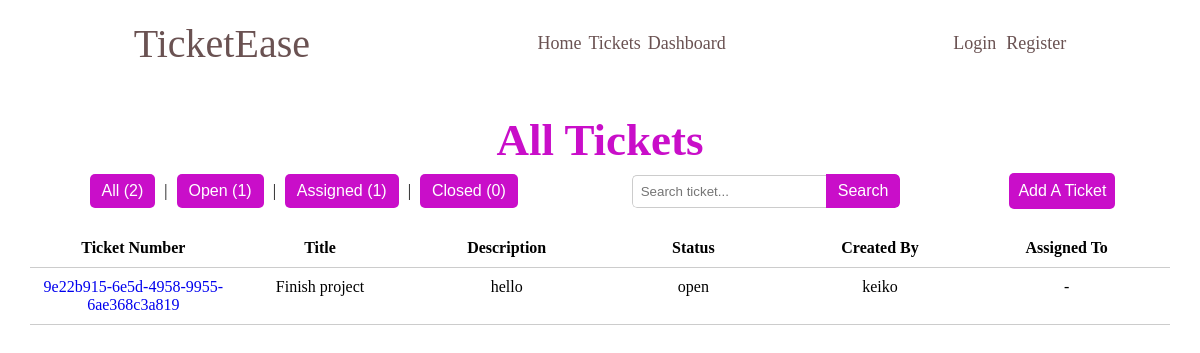
Page /tickets/?status=open on the committed database.
### tickets/models.py (models this page shows, shortened)
class Ticket(models.Model):
    STATUS = (
        ('open', 'open'),
        ('assigned', 'assigned'),
        ('closed', 'closed'),
    )
    ticket_id = models.UUIDField(default=uuid.uuid4)
    slug = models.SlugField(unique=True)
    title = models.CharField(max_length=100)
    description = models.TextField()
    status = models.CharField(max_length=100, choices=STATUS, default='open')
    attachments = models.ImageField(null=True, blank=True, upload_to='attachments/')
    created_by = models.ForeignKey(CustomUser, on_delete=models.SET_NULL, null=True, related_name='created_by')
    assigned_to = models.ForeignKey(CustomUser, on_delete=models.SET_NULL, null=True, blank=True, related_name='assigned_to')
    accepted_on = models.DateTimeField(null=True, blank=True)
    closed_on = models.DateTimeField(null=True, blank=True)
    updated_on = models.DateTimeField(auto_now=True)
    created_on = models.DateTimeField(auto_now_add=True)

### accounts/models.py (models this page shows)
class CustomUser(AbstractUser):
    USER_TYPE = (
        ('client', 'client'),
        ('engineer', 'engineer'),
    )
    email = models.EmailField()
    bio = models.TextField()
    user_type = models.CharField(max_length=10, choices=USER_TYPE, default='client')
    avatar = models.ImageField(null=True, default="avatars/default_avatar.svg", upload_to='avatars/')

### tickets/views.py (the view, shortened to what this page needs)
# urls.py: path('tickets/', ticketsView, name='tickets-view'),
def ticketsView(request):
    tickets = Ticket.objects.all()
    status = request.GET.get('status')  # to filter by status
    query = request.GET.get('q')  # search parameter
    if status:
        tickets = Ticket.objects.filter(status=status)
    tickets = tickets.order_by('-status', '-created_on')
    all_count = Ticket.objects.count()
    open_count = Ticket.objects.filter(status='open').count()
    assigned_count = Ticket.objects.filter(status='assigned').count()
    closed_count = Ticket.objects.filter(status='closed').count()
    context = {
        'tickets': tickets,
        'open_count': open_count,
        'assigned_count': assigned_count,
        'closed_count': closed_count,
        'all_count': all_count,
        'selected_status': status,
    }
    return render(request, 'tickets/tickets-view.html', context)

### tickets/templates/tickets/tickets-view.html (shortened to what this page needs)
{% extends 'tickets/index.html' %}
{% load static %}
{% block css %}
    <link rel="stylesheet" href="{% static  'tickets/styles/tickets.css' %}">
{% endblock %}
{% block content %}
    <section class="ticket-container">
        <div class="title">
            <h1>All Tickets</h1>
        </div>
        <section class="search-filters">
            <section class="status-filters">
                <div class="filter-btns">
                    <button>
                        <a href="{% url 'tickets-view' %}?status=" style="color: white;">All ({{ all_count }})</a>
                    </button>
                    |
                    <button>
                        <a href="{% url 'tickets-view' %}?status=open" style="color: white;">Open ({{ open_count }})</a>
                    </button>
                    |
                    <button>
                        <a href="{% url 'tickets-view' %}?status=assigned" style="color: white;">Assigned ({{ assigned_count }})</a>
                    </button>
                    |
                    <button>
                        <a href="{% url 'tickets-view' %}?status=closed" style="color: white;">Closed ({{ closed_count }})</a>
                    </button>
                </div>
            </section>
            <section class="search-bar-container">
                <form class="search-bar method="GET" action="{% url 'tickets-view' %}">
                    <input type="text" name="q" placeholder="Search ticket...">
                    <button type="submit">Search</button>
                </form>
            </section>
            <section class="create-ticket">
                <form method="post" action="{% url 'create-ticket' %}">
                    <button type="submit"><a href="{% url 'create-ticket' %}" style="color: white;">Add A Ticket</a></button>
                </form>
            </section>
        </section>
        <section class="ticket-list">
            <div class="ticket-row header">
                <div>Ticket Number</div>
                <div>Title</div>
                <div>Description</div>
                <div>Status</div>
                <div>Created By</div>
                <div>Assigned To</div>
            </div>
            {% for ticket in tickets %}
            <div class="ticket-row">
                <div> <a href="{% url 'ticket-details' slug=ticket.slug %}">{{ ticket.ticket_id }}</a></div>
                <div>{{ ticket.title }}</div>
                <div>{{ ticket.description }}</div>
                <div>{{ ticket.status }}</div>
                <div>{{ ticket.created_by.username }}</div>
                {% if assingned_to %}
                    <div>{{ ticket.assingned_to.username }}</div>
                {% else %}
                    <div><p>-</p></div>
                {% endif %}
            {% empty %}
                <div class="empty">
                    <p>There are no tickets</p>
                </div>
            </div>
            {% endfor %}
        </section>
    </section>
{% endblock %}

### tickets/static/tickets/styles/main.css (style rules this page uses)
:root { --box-shadow: 1px 1px 3px 1px rgba(0, 0, 0, 0.15); --button-color: rgb(201, 14, 201); --button-color-hover: rgb(128, 0, 128); --text-color: rgba(52, 19, 19, 0.733); --text-color-light: white; --title-color: rgb(201, 14, 201); }
* { margin: 0; padding: 0; box-sizing: border-box; }
a { cursor: pointer; text-decoration: none; }
button { background-color: var(--button-color); border-color: transparent; border-radius: 5px; color: var(--text-color-light); font-size: 16px; padding: 7px; width: fit-content; }
.title { text-align: center; padding: 7px; color: var(--title-color); font-size: 30px; }
.search-bar-container { display: flex; align-items: center; }
.search-bar { display: flex; align-items: center; border-radius: 5px; overflow: hidden; }
.search-bar input[type="text"] { padding: 8px; border: 1px solid #ccc; border-right: none; border-radius: 5px 0 0 5px; }
.search-bar button { padding: 8px 12px; background-color: var(--button-color); color: var(--text-color-light); border: none; border-radius: 0 5px 5px 0; }

### tickets/static/tickets/styles/tickets.css (style rules this page uses)
.ticket-container { margin-bottom: 20px; padding: 10px; }
.search-filters { align-items: center; display: flex; justify-content: space-around; margin-bottom: 20px; }
.status-filters { display: flex; align-items: center; }
.filter-btns button { background-color: var(--button-color); border: none; border-radius: 5px; padding: 8px 12px; margin: 0 5px; }
.filter-btns a { color: white; text-decoration: none; }
.ticket-list { display: flex; flex-direction: column; margin-top: 20px; }
.ticket-row { display: flex; justify-content: space-between; padding: 10px; border-bottom: 1px solid #ccc; }
.ticket-row.header { font-weight: bold; }
.ticket-row > div { flex: 1; text-align: center; }

### rows in the picture
Ticket: ticket_id "9e22b915-6e5d-4958-9955-6ae368c3a819", title "Finish project", description "hello", status "open", created_by.username "keiko"

### other values in the picture
{{ all_count }} "2"
{{ open_count }} "1"
{{ assigned_count }} "1"
{{ closed_count }} "0"
